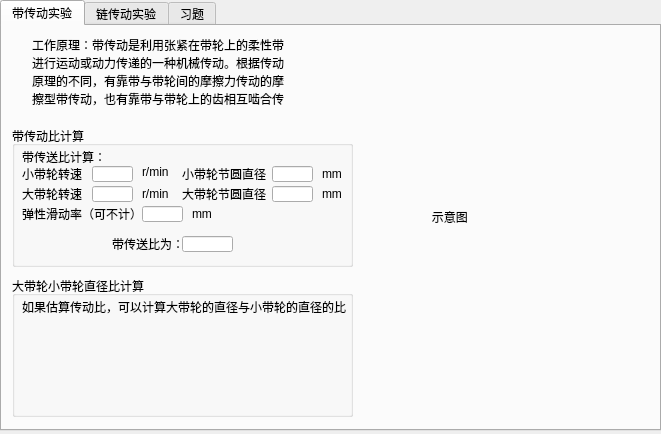
<?xml version="1.0" encoding="UTF-8"?>
<ui version="4.0">
 <class>Dialog</class>
 <widget class="QDialog" name="Dialog">
  <property name="geometry">
   <rect>
    <x>0</x>
    <y>0</y>
    <width>661</width>
    <height>434</height>
   </rect>
  </property>
  <property name="windowTitle">
   <string>Dialog</string>
  </property>
  <widget class="QTabWidget" name="tabWidget">
   <property name="geometry">
    <rect>
     <x>0</x>
     <y>0</y>
     <width>661</width>
     <height>431</height>
    </rect>
   </property>
   <property name="currentIndex">
    <number>0</number>
   </property>
   <widget class="QWidget" name="tab">
    <attribute name="title">
     <string>带传动实验</string>
    </attribute>
    <widget class="QLabel" name="label">
     <property name="geometry">
      <rect>
       <x>30</x>
       <y>10</y>
       <width>261</width>
       <height>71</height>
      </rect>
     </property>
     <property name="text">
      <string>工作原理：带传动是利用张紧在带轮上的柔性带进行运动或动力传递的一种机械传动。根据传动原理的不同，有靠带与带轮间的摩擦力传动的摩擦型带传动，也有靠带与带轮上的齿相互啮合传动的同步带传动。</string>
     </property>
     <property name="wordWrap">
      <bool>true</bool>
     </property>
    </widget>
    <widget class="QLabel" name="label_2">
     <property name="geometry">
      <rect>
       <x>380</x>
       <y>60</y>
       <width>221</width>
       <height>261</height>
      </rect>
     </property>
     <property name="text">
      <string>               示意图</string>
     </property>
    </widget>
    <widget class="QGroupBox" name="groupBox">
     <property name="geometry">
      <rect>
       <x>10</x>
       <y>100</y>
       <width>341</width>
       <height>141</height>
      </rect>
     </property>
     <property name="title">
      <string>带传动比计算</string>
     </property>
     <widget class="QLabel" name="label_3">
      <property name="geometry">
       <rect>
        <x>10</x>
        <y>20</y>
        <width>121</width>
        <height>21</height>
       </rect>
      </property>
      <property name="text">
       <string>带传送比计算：</string>
      </property>
     </widget>
     <widget class="QLineEdit" name="lineEdit">
      <property name="geometry">
       <rect>
        <x>80</x>
        <y>40</y>
        <width>41</width>
        <height>16</height>
       </rect>
      </property>
     </widget>
     <widget class="QLabel" name="label_4">
      <property name="geometry">
       <rect>
        <x>10</x>
        <y>40</y>
        <width>71</width>
        <height>16</height>
       </rect>
      </property>
      <property name="text">
       <string>小带轮转速</string>
      </property>
     </widget>
     <widget class="QLabel" name="label_5">
      <property name="geometry">
       <rect>
        <x>130</x>
        <y>40</y>
        <width>54</width>
        <height>12</height>
       </rect>
      </property>
      <property name="text">
       <string>r/min</string>
      </property>
     </widget>
     <widget class="QLabel" name="label_6">
      <property name="geometry">
       <rect>
        <x>130</x>
        <y>60</y>
        <width>31</width>
        <height>16</height>
       </rect>
      </property>
      <property name="text">
       <string>r/min</string>
      </property>
     </widget>
     <widget class="QLabel" name="label_7">
      <property name="geometry">
       <rect>
        <x>10</x>
        <y>60</y>
        <width>71</width>
        <height>16</height>
       </rect>
      </property>
      <property name="text">
       <string>大带轮转速</string>
      </property>
     </widget>
     <widget class="QLineEdit" name="lineEdit_2">
      <property name="geometry">
       <rect>
        <x>80</x>
        <y>60</y>
        <width>41</width>
        <height>16</height>
       </rect>
      </property>
     </widget>
     <widget class="QLabel" name="label_8">
      <property name="geometry">
       <rect>
        <x>310</x>
        <y>40</y>
        <width>21</width>
        <height>16</height>
       </rect>
      </property>
      <property name="text">
       <string>mm</string>
      </property>
     </widget>
     <widget class="QLabel" name="label_9">
      <property name="geometry">
       <rect>
        <x>170</x>
        <y>40</y>
        <width>91</width>
        <height>16</height>
       </rect>
      </property>
      <property name="text">
       <string>小带轮节圆直径</string>
      </property>
     </widget>
     <widget class="QLineEdit" name="lineEdit_3">
      <property name="geometry">
       <rect>
        <x>260</x>
        <y>40</y>
        <width>41</width>
        <height>16</height>
       </rect>
      </property>
     </widget>
     <widget class="QLabel" name="label_10">
      <property name="geometry">
       <rect>
        <x>310</x>
        <y>60</y>
        <width>21</width>
        <height>16</height>
       </rect>
      </property>
      <property name="text">
       <string>mm</string>
      </property>
     </widget>
     <widget class="QLabel" name="label_11">
      <property name="geometry">
       <rect>
        <x>170</x>
        <y>60</y>
        <width>91</width>
        <height>16</height>
       </rect>
      </property>
      <property name="text">
       <string>大带轮节圆直径</string>
      </property>
     </widget>
     <widget class="QLineEdit" name="lineEdit_4">
      <property name="geometry">
       <rect>
        <x>260</x>
        <y>60</y>
        <width>41</width>
        <height>16</height>
       </rect>
      </property>
     </widget>
     <widget class="QLabel" name="label_12">
      <property name="geometry">
       <rect>
        <x>10</x>
        <y>80</y>
        <width>121</width>
        <height>16</height>
       </rect>
      </property>
      <property name="text">
       <string>弹性滑动率（可不计）</string>
      </property>
     </widget>
     <widget class="QLineEdit" name="lineEdit_5">
      <property name="geometry">
       <rect>
        <x>130</x>
        <y>80</y>
        <width>41</width>
        <height>16</height>
       </rect>
      </property>
     </widget>
     <widget class="QLabel" name="label_13">
      <property name="geometry">
       <rect>
        <x>180</x>
        <y>80</y>
        <width>21</width>
        <height>16</height>
       </rect>
      </property>
      <property name="text">
       <string>mm</string>
      </property>
     </widget>
     <widget class="QLabel" name="label_15">
      <property name="geometry">
       <rect>
        <x>100</x>
        <y>110</y>
        <width>71</width>
        <height>16</height>
       </rect>
      </property>
      <property name="text">
       <string>带传送比为：</string>
      </property>
     </widget>
     <widget class="QLineEdit" name="lineEdit_6">
      <property name="geometry">
       <rect>
        <x>170</x>
        <y>110</y>
        <width>51</width>
        <height>16</height>
       </rect>
      </property>
      <property name="text">
       <string/>
      </property>
     </widget>
    </widget>
    <widget class="QGroupBox" name="groupBox_2">
     <property name="geometry">
      <rect>
       <x>10</x>
       <y>250</y>
       <width>341</width>
       <height>141</height>
      </rect>
     </property>
     <property name="title">
      <string>大带轮小带轮直径比计算</string>
     </property>
     <widget class="QLabel" name="label_27">
      <property name="geometry">
       <rect>
        <x>10</x>
        <y>20</y>
        <width>341</width>
        <height>21</height>
       </rect>
      </property>
      <property name="text">
       <string>如果估算传动比，可以计算大带轮的直径与小带轮的直径的比</string>
      </property>
     </widget>
    </widget>
   </widget>
   <widget class="QWidget" name="tab_2">
    <attribute name="title">
     <string>链传动实验</string>
    </attribute>
   </widget>
   <widget class="QWidget" name="tab_3">
    <attribute name="title">
     <string>习题</string>
    </attribute>
   </widget>
  </widget>
 </widget>
 <resources/>
 <connections/>
</ui>
